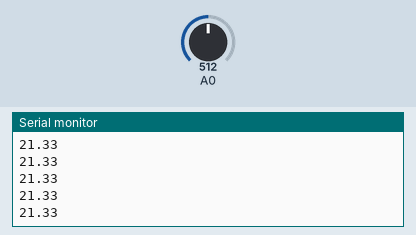
Recording of a sketch running on a simulated Arduino Uno, built with avr-gcc and run on an emulated ATmega328P. Parts: the last lines printed to the serial monitor. The test bench sets the inputs (shaded band); at power-on: A0 = 512.

Above: at 1.2 s.
1.3 s: A0 set to 716
At 1.31 s:
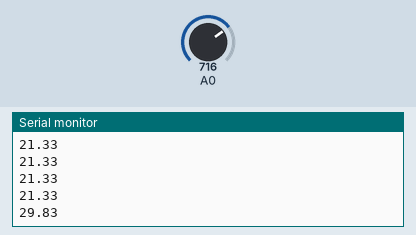
2.8 s: A0 set to 900
At 2.82 s:
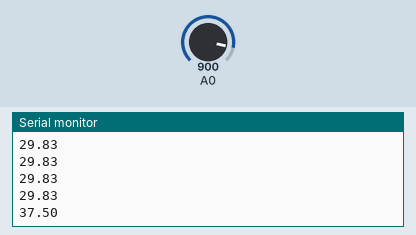
Timing chart, 0 to 5.8 s (numbered marks = the images above; inputs shaded):
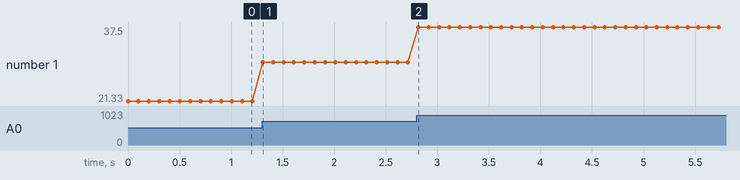

Measured:
- after the input at 1.3 s, the serial monitor: prints a new line at once (image 1)
- after the input at 2.8 s, the serial monitor: prints a new line at once (image 2)
- plotted number 1: 21.33 → 29.83 after the input at 1.3 s, 29.83 → 37.5 after the input at 2.8 s

The sketch:

Arduino.ino
```cpp
int tempPin = 3;
int value;
float temperature;

void setup()
{
  Serial.begin(9600);
  tempPin = 0;
  pinMode(tempPin, INPUT);
}

void loop()
{
  temperature = analogRead(A0);
  temperature = temperature/24;
  Serial.print(temperature);
  Serial.print("\n");
  delay(100);
}
```
